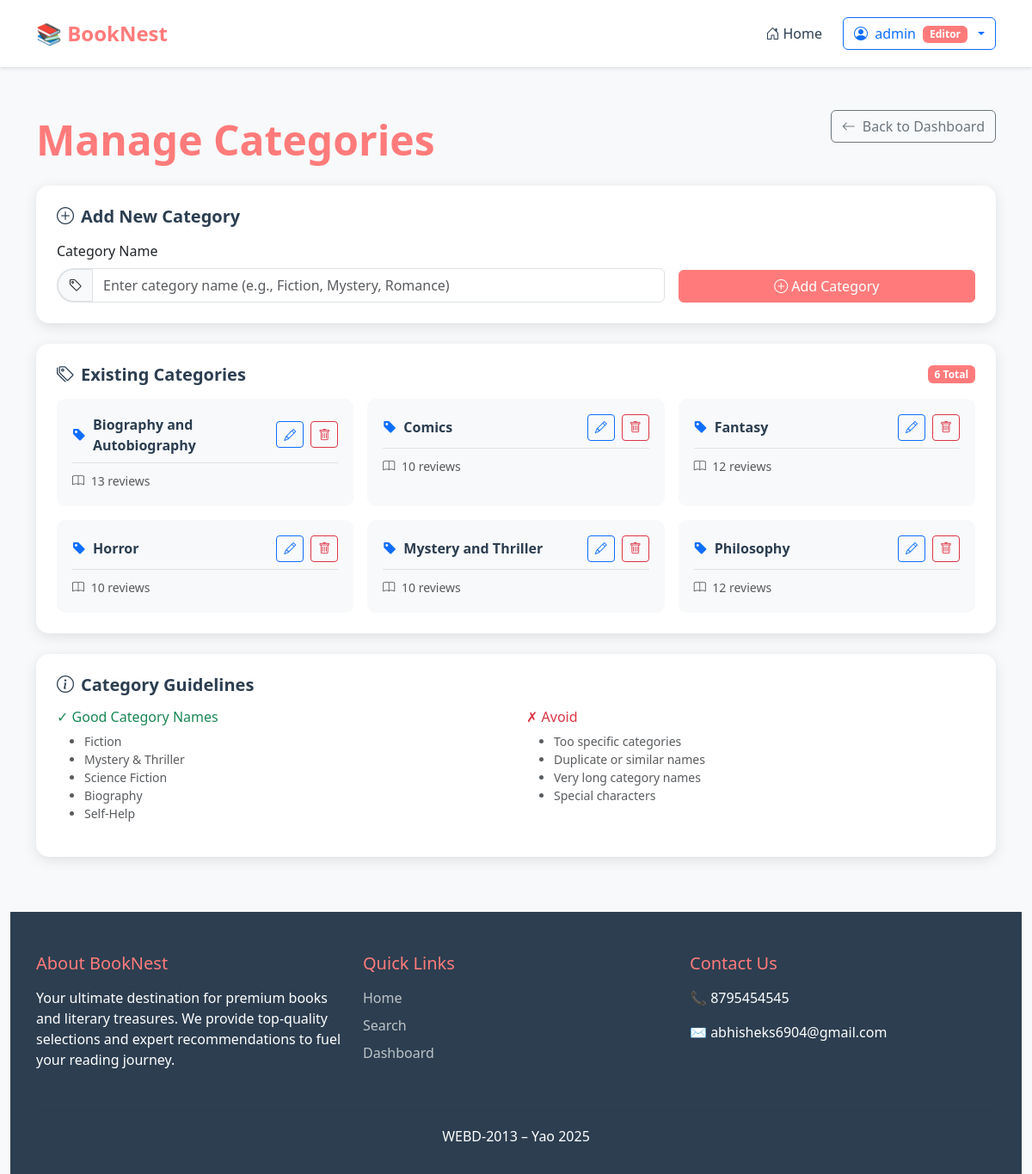
The app's page /category_manage.php (signed in) with its own data.
### tables this page shows
CREATE TABLE `categories` (
  `id` int(11) NOT NULL,
  `name` varchar(100) NOT NULL,
  `created_at` timestamp NOT NULL DEFAULT current_timestamp()
);

### category_manage.php (the view, shortened to what this page needs)
<?php
require 'includes/db.php';
$categories = $pdo->query("SELECT * FROM categories ORDER BY name")->fetchAll();
?>
<?php include 'header.php'; ?>
<div class="container mt-4">
    <div class="d-flex justify-content-between align-items-center mb-4">
        <h1 class="page-title mb-0">Manage Categories</h1>
        <a href="dashboard.php" class="btn btn-outline-secondary">
            <i class="bi bi-arrow-left me-2"></i>Back to Dashboard
        </a>
    </div>
    <div class="dashboard-card mb-4">
        <div class="dashboard-card-body">
            <h5 class="card-title mb-3">
                <i class="bi bi-plus-circle me-2"></i>Add New Category
            </h5>
            <form method="post" class="row g-3">
                <div class="col-md-8">
                    <label for="new_category" class="form-label">Category Name</label>
                    <div class="input-group">
                        <span class="input-group-text">
                            <i class="bi bi-tag"></i>
                        </span>
                        <input type="text"
                               class="form-control"
                               id="new_category"
                               name="new_category"
                               placeholder="Enter category name (e.g., Fiction, Mystery, Romance)"
                               required>
                    </div>
                </div>
                <div class="col-md-4 d-flex align-items-end">
                    <button type="submit" class="btn btn-primary w-100">
                        <i class="bi bi-plus-circle me-1"></i>Add Category
                    </button>
                </div>
            </form>
        </div>
    </div>
    <div class="dashboard-card">
        <div class="dashboard-card-body">
            <div class="d-flex justify-content-between align-items-center mb-3">
                <h5 class="card-title mb-0">
                    <i class="bi bi-tags me-2"></i>Existing Categories
                </h5>
                <span class="badge bg-primary"><?= count($categories) ?> Total</span>
            </div>
            <?php if (empty($categories)): ?>
                <div class="text-center py-5">
                    <i class="bi bi-tags display-1 text-muted"></i>
                    <h4 class="mt-3">No Categories Yet</h4>
                    <p class="text-muted">Create your first category to organize your book reviews.</p>
                </div>
            <?php else: ?>
                <div class="categories-grid">
                    <?php foreach ($categories as $cat): ?>
                        <div class="category-item">
                            <div class="category-header">
                                <div class="category-info">
                                    <i class="bi bi-tag-fill text-primary me-2"></i>
                                    <span class="category-name"><?= htmlspecialchars($cat['name']) ?></span>
                                </div>
                                <div class="category-actions">
                                    <button class="btn btn-outline-primary btn-sm edit-btn"
                                            onclick="editCategory(<?= $cat['id'] ?>, '<?= htmlspecialchars($cat['name'], ENT_QUOTES) ?>')">
                                        <i class="bi bi-pencil"></i>
                                    </button>
                                    <a href="?delete=<?= $cat['id'] ?>"
                                       class="btn btn-outline-danger btn-sm"
                                       onclick="return confirm('Are you sure you want to delete this category? This will affect all reviews in this category.');">
                                        <i class="bi bi-trash"></i>
                                    </a>
                                </div>
                            </div>
                            <div class="category-stats mt-2">
                                <?php
                                $reviewCount = $pdo->prepare("SELECT COUNT(*) FROM reviews WHERE category_id = ?");
                                $reviewCount->execute([$cat['id']]);
                                $count = $reviewCount->fetchColumn();
                                ?>
                                <small class="text-muted">
                                    <i class="bi bi-book me-1"></i>
                                    <?= $count ?> review<?= $count != 1 ? 's' : '' ?>
                                </small>
                            </div>
                        </div>
                    <?php endforeach; ?>
                </div>
            <?php endif; ?>
        </div>
    </div>
    <div class="dashboard-card mt-4">
        <div class="dashboard-card-body">
            <h5 class="card-title mb-3">
                <i class="bi bi-info-circle me-2"></i>Category Guidelines
            </h5>
            <div class="row">
                <div class="col-md-6">
                    <h6 class="text-success">✓ Good Category Names</h6>
                    <ul class="small text-muted">
                        <li>Fiction</li>
                        <li>Mystery & Thriller</li>
                        <li>Science Fiction</li>
                        <li>Biography</li>
                        <li>Self-Help</li>
                    </ul>
                </div>
                <div class="col-md-6">
                    <h6 class="text-danger">✗ Avoid</h6>
                    <ul class="small text-muted">
                        <li>Too specific categories</li>
                        <li>Duplicate or similar names</li>
                        <li>Very long category names</li>
                        <li>Special characters</li>
                    </ul>
                </div>
            </div>
        </div>
    </div>
</div>
<?php include 'footer.php'; ?>

### styles.css (style rules this page uses)
:root { --coral: #FF7B7B; --coral-light: #FFB5B5; --dark-blue: #2C3E50; --light-gray: #F8F9FA; }
body { font-family: 'Segoe UI', Tahoma, Geneva, Verdana, sans-serif; background-color: var(--light-gray); }
.input-group-text { border-radius: 25px 0 0 25px; border: 2px solid #E0E0E0; border-right: none; }
.page-title { color: var(--coral); font-size: 3rem; font-weight: bold; text-align: center; margin: 2rem 0; }

### category_manage.php (style rules this page uses)
.dashboard-card { background: white; border-radius: 15px; overflow: hidden; box-shadow: 0 4px 15px rgba(0,0,0,0.1); margin-bottom: 1.5rem; }
.dashboard-card-body { padding: 1.5rem; }
.card-title { color: var(--dark-blue); font-weight: bold; display: flex; align-items: center; }
.input-group-text { background-color: var(--light-gray); border-color: #dee2e6; }
.btn-primary { background-color: var(--coral); border-color: var(--coral); }
.categories-grid { display: grid; grid-template-columns: repeat(auto-fill, minmax(300px, 1fr)); gap: 1rem; }
.category-item { background-color: var(--light-gray); border-radius: 10px; padding: 1rem; border: 2px solid transparent; transition: all 0.3s ease; }
.category-header { display: flex; justify-content: space-between; align-items: center; }
.category-info { display: flex; align-items: center; flex: 1; }
.category-name { font-weight: 600; color: var(--dark-blue); }
.category-actions { display: flex; gap: 0.5rem; }
.category-stats { padding-top: 0.5rem; border-top: 1px solid #dee2e6; }
.badge { background-color: var(--coral) !important; }

### records on screen
categories: name "Biography and Autobiography", count "13"
categories: name "Comics", count "10"
categories: name "Fantasy", count "12"
categories: name "Horror", count "10"
categories: name "Mystery and Thriller", count "10"
categories: name "Philosophy", count "12"

### other values on screen
$userName "admin"
$userRole "Editor"
count($categories) "6"
